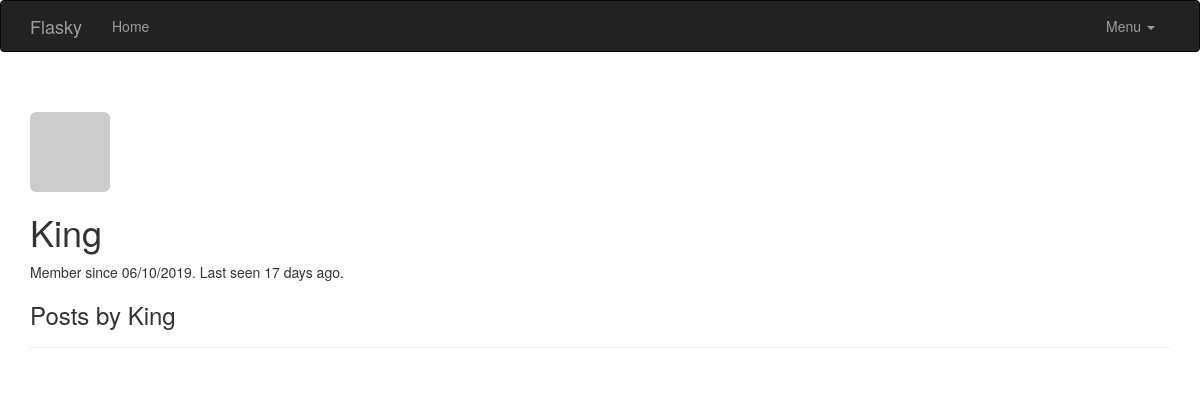
The app's page /user/King, older data.
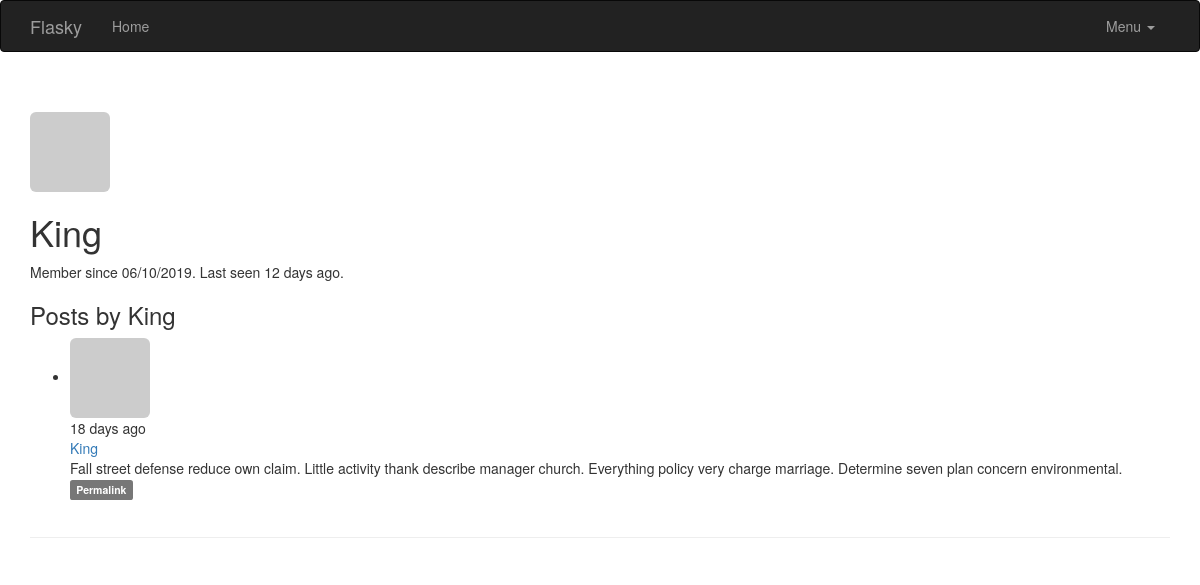
The same page, newer data.
### app/models.py (models this page shows, shortened)
class User(UserMixin,db.Model):
    __tablename__ = 'users'
    id = db.Column(db.Integer, primary_key=True)
    email = db.Column(db.String(64),unique=True,index=True)
    username = db.Column(db.String(64), unique=True, index=True)
    password_hash = db.Column(db.String(128))
    role_id = db.Column(db.Integer, db.ForeignKey('roles.id'))
    confirmed = db.Column(db.Boolean,default=False)
    posts = db.relationship('Post',backref='author',lazy='dynamic')
    name = db.Column(db.String(64))
    location = db.Column(db.String(64))
    about_me = db.Column(db.Text())
    member_since = db.Column(db.DateTime(),default=datetime.utcnow)
    last_seen = db.Column(db.DateTime(),default=datetime.utcnow)
    avatar_hash = db.Column(db.String(32))
    @property
    def password(self):
        raise AttributeError('password is not a readable attribute')
    def gravatar(self,size=100,default='identicon',rating='g'):
        if request.is_secure:
            url = 'http://secure.gravatar.com/avatar'
        else:
            url = 'http://www.gravatar.com/avatar'
        hash = self.avatar_hash or self.gravatar_hash()
        return '{url}/{hash}?s={size}&d={default}&r={rating}'.format(url=url,hash=hash,size=size,default=default,rating=rating)

class Post(db.Model):
    __tablename__ = 'posts'
    id = db.Column(db.Integer,primary_key=True)
    body = db.Column(db.Text)
    body_html = db.Column(db.Text)
    timestamp = db.Column(db.DateTime,index=True,default=datetime.utcnow)
    author_id = db.Column(db.Integer,db.ForeignKey('users.id'))

### app/main/views.py (the view)
@main.route('/user/<username>')
def user(username):
    user = User.query.filter_by(username=username).first_or_404()
    if user is None:
        abort(404)
    posts = user.posts.order_by(Post.timestamp.desc()).all()
    return render_template('user.html', user = user,posts=posts)

### app/auth/views.py (called while the page is built)
@auth.before_app_request
def before_request():
    if current_user.is_authenticated:
        current_user.ping()
        if  not current_user.confirmed \
            and request.endpoint\
            and request.blueprint != "auth" \
            and request.endpoint != 'static':
                return redirect(url_for('auth.unconfirmed'))

### app/main/__init__.py (called while the page is built)
@main.app_context_processor
def inject_permissions():
    return dict(Permission=Permission)

### app/models.py (called while the page is built)
    def is_administrator(self):
        return False

### app/templates/user.html (shortened to what this page needs)
{% extends "base.html" %}
{% block page_content %}
<div class="page-header">
    <img class="img-rounded profile-thumbnail" src="{{ user.gravatar(size=256) }}">
    <div class="profile-header">
        <h1>{{ user.username }}</h1>
        <p>Member since {{ moment(user.member_since).format('L') }}. Last seen {{ moment(user.last_seen).fromNow() }}.</p>
        <h3>Posts by {{ user.username }}</h3>
        {% include '_posts.html' %}
    </div>
</div>
{% endblock %}

### app/templates/_posts.html (shortened to what this page needs)
<ul class="posts">
        {% for post in posts %}
        <li class="post">
            <div class = "profile-thumbnail">
                 <a href="{{url_for('.user',username=post.author.username)}}">
                     <img class="img-rounded profile-thumbnail" src="{{post.author.gravatar(size=40)}}">
                 </a>
            </div>
            <div class="post-content">
                <div class="post-date">{{moment(post.timestamp).fromNow()}}</div>
                <div class="post-author">
                    <a href="{{url_for('.user',username=post.author.username)}}">
                        {{post.author.username}}
                    </a>
                </div>
                <div class="post-body">
                    {% if post.body_html %}
                        {{ post.body_html | safe }}
                    {% else %}
                        {{ post.body }}
                    {% endif %}
                </div>
                <div class="post-footer">
                <a href="{{ url_for('.post', id=post.id) }}">
                    <span class="label label-default">Permalink</span>
                </a>
            </div>
                <br>
            </div>
        </li>
        {% endfor %}
</ul>

Row changes from the older to the newer data that the page shows:
changed User "King": last_seen "17 days ago" → "12 days ago"
added Post: timestamp "18 days ago", author.username "King", body "Fall street defense reduce own claim. Little activity thank describe manager church. Everything policy very charge marriage. Determine seven plan concern environmental."
